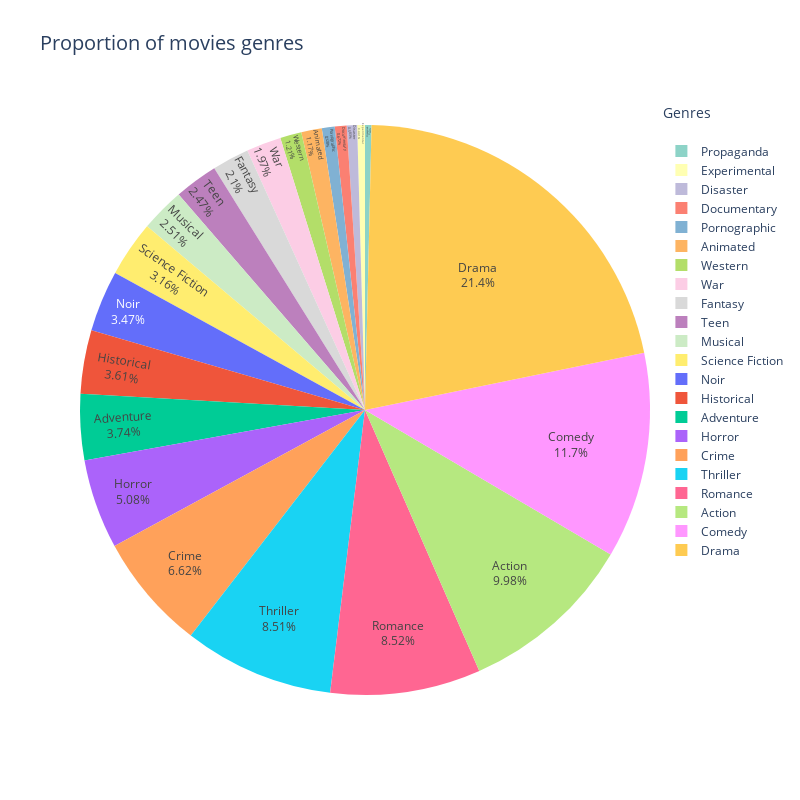

Notebook cell for this chart:
### Code cell
plot_genres_proportions_sorted(df_main_genres, True)

### Figure 1 — Plotly figure (JSON) as saved in the notebook; plotly's stock layout.template omitted (floating-point values rounded to 4 significant figures)
{"data": [{"hoverinfo": "label+value+percent", "labels": ["Propaganda", "Experimental", "Disaster", "Documentary", "Pornographic", "Animated", "Western", "War", "Fantasy", "Teen", "Musical", "Science Fiction", "Noir", "Historical", "Adventure", "Horror", "Crime", "Thriller", "Romance", "Action", "Comedy", "Drama"], "marker": {"colors": ["rgb(141,211,199)", "rgb(255,255,179)", "rgb(190,186,218)", "rgb(251,128,114)", "rgb(128,177,211)", "rgb(253,180,98)", "rgb(179,222,105)", "rgb(252,205,229)", "rgb(217,217,217)", "rgb(188,128,189)", "rgb(204,235,197)", "rgb(255,237,111)"]}, "sort": false, "textinfo": "percent+label", "textposition": "inside", "type": "pie", "values": [129, 155, 205, 236, 256, 410, 426, 693, 737, 869, 883, 1110, 1220, 1268, 1314, 1786, 2326, 2992, 2995, 3506, 4105, 7524]}], "layout": {"height": 800, "legend": {"title": {"text": "Genres <br>"}}, "showlegend": true, "title": {"font": {"size": 20}, "text": "Proportion of movies genres"}, "width": 800}}
